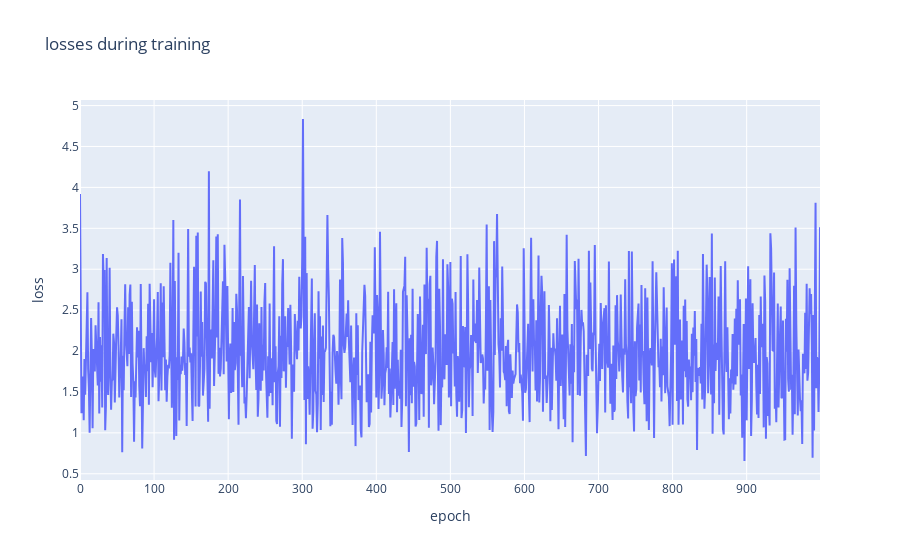

The cell this chart's notebook holds for it:
### Code cell
# Visualize learning (training loss)
import plotly.graph_objects as go
from plotly.offline import iplot


losses_float = [float(loss.cpu().detach().numpy()) for loss in losses] 
loss_indices = [i for i,l in enumerate(losses_float)] 

trace = go.Scatter(x = loss_indices, y = losses_float, mode = "lines")

layout = go.Layout(title = "losses during training", xaxis=dict(title = "epoch"),
                   yaxis = dict(title = "loss"))

figure = go.Figure(data = [trace], layout=layout)

iplot(figure)

### Figure 1 — Plotly figure (JSON) as saved in the notebook; plotly's stock layout.template omitted (floating-point values rounded to 4 significant figures; data arrays with more than 128 entries replaced by an {"elided": "..."} marker saying what was removed)
{"data": [{"mode": "lines", "type": "scatter", "x": {"elided": "1000 int values"}, "y": {"elided": "1000 float values"}}], "layout": {"title": {"text": "losses during training"}, "xaxis": {"title": {"text": "epoch"}}, "yaxis": {"title": {"text": "loss"}}}}
